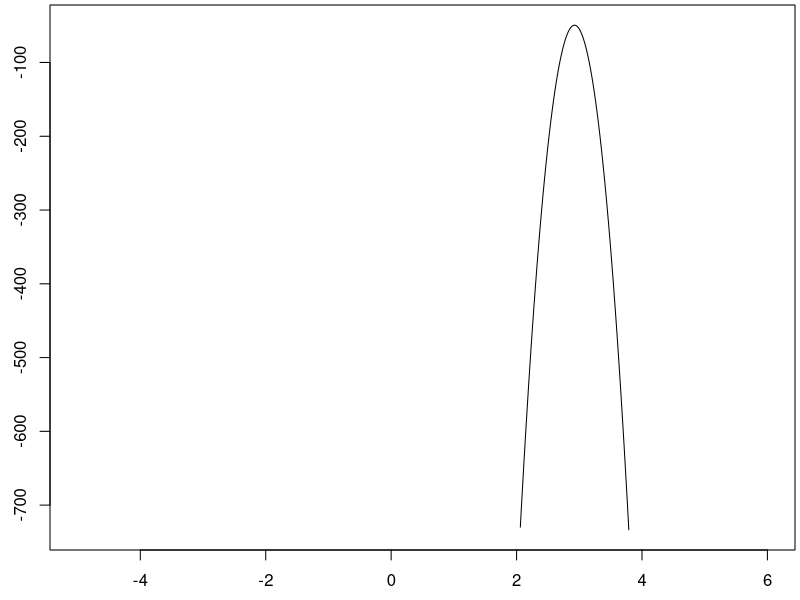
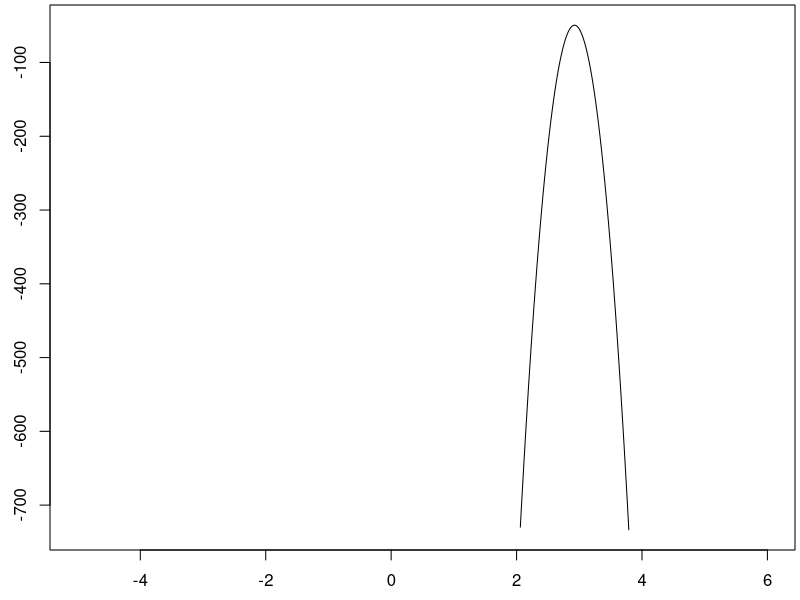
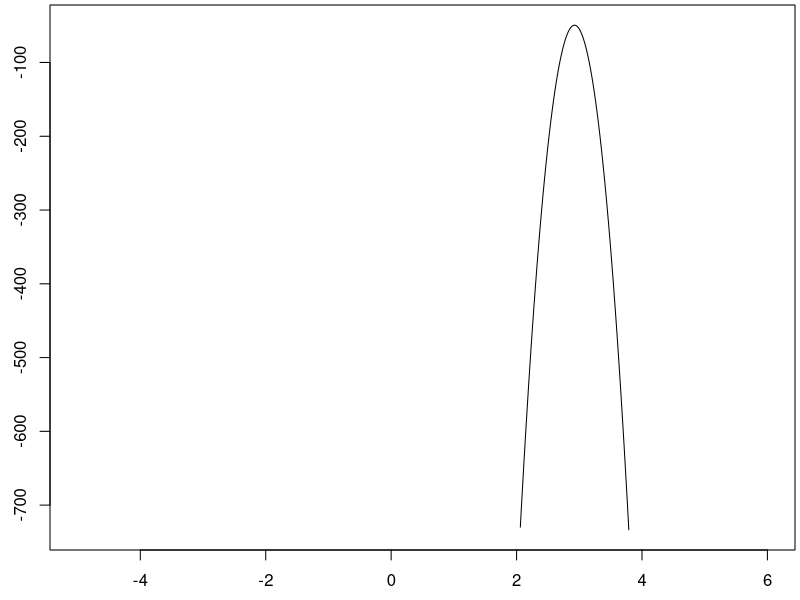
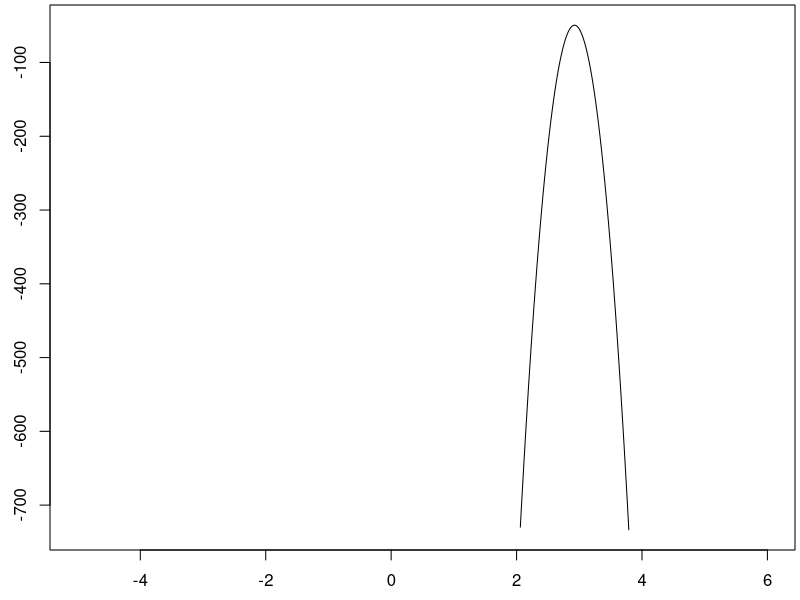

Here is the R script that generated these plots, in order:
## ---- chunk 1
knitr::opts_chunk$set(echo = TRUE, message = FALSE, warning = FALSE)
## ---- chunk 2
# Use this R-Chunk to load all your libraries!

## ---- chunk 3
# Use this R-Chunk to import all your datasets!

## ---- chunk 4
b.2der <- function(x){210*(1-x)^(11)*(105*x^2-28*x+1)}
b.2der(0)
b.2der(2/15)
b.2der(1)
## ---- chunk 5
b.der <- function(x){105*(1-x)^(12)*(2*x-15*x^2)}
b.der(1/15)
b.der(0.9)
## ---- chunk 6
set.seed(0406)
m <- runif(1,-3,3)
x <- runif(50,0,10)
y <- m*x + runif(length(x),0,1)

logL <- function(m,x,y){
  log(prod((1/sqrt(2*pi))*exp(-(y-m*x)^2/2)))
}

x.val <- seq(-5,6,0.01)
y.logL <- as.vector(as.numeric(lapply(x.val,FUN=logL,x=x,y=y)))

par(mar=c(2.5,2.5,0.25,0.25))
plot(x.val,y.logL,type='l')
## ---- chunk 7
set.seed(0406)
m <- runif(1,-3,3)
x <- runif(50,0,10)
y <- m*x + runif(length(x),0,1)

logL <- function(m,x,y){
  log(prod((1/sqrt(2*pi))*exp(-(y-m*x)^2/2)))
}

x.val <- seq(-5,6,0.01)
y.logL <- as.vector(as.numeric(lapply(x.val,FUN=logL,x=x,y=y)))

par(mar=c(2.5,2.5,0.25,0.25))
plot(x.val,y.logL,type='l')
## ---- chunk 8
set.seed(0406)
m <- runif(1,-3,3)
x <- runif(50,0,10)
y <- m*x + runif(length(x),0,1)

logL <- function(m,x,y){
  log(prod((1/sqrt(2*pi))*exp(-(y-m*x)^2/2)))
}

x.val <- seq(-5,6,0.01)
y.logL <- as.vector(as.numeric(lapply(x.val,FUN=logL,x=x,y=y)))

par(mar=c(2.5,2.5,0.25,0.25))
plot(x.val,y.logL,type='l')
## ---- chunk 9
set.seed(0406)
m <- runif(1,-3,3)
x <- runif(50,0,10)
y <- m*x + runif(length(x),0,1)
## ---- chunk 10
logL <- function(m,x,y){
  log(prod((1/sqrt(2*pi))*exp(-(y-m*x)^2/2)))
}

x.val <- seq(-5,6,0.01)
y.logL <- as.vector(as.numeric(lapply(x.val,FUN=logL,x=x,y=y)))

par(mar=c(2.5,2.5,0.25,0.25))
plot(x.val,y.logL,type='l')
## ---- chunk 11
set.seed(0406)
m <- runif(1,-3,3)
x <- runif(50,0,10)
y <- m*x + runif(length(x),0,1)
## ---- chunk 12
sum(x*y)
sum(x)
## ---- chunk 13
set.seed(0406)
m <- runif(1,-3,3)
x <- runif(50,0,10)
y <- m*x + runif(length(x),0,1)
## ---- chunk 14
head(x)
tail(x)
## ---- chunk 15
head(y)
tail(y)
## ---- chunk 16
sum(x*y)
## ---- chunk 17
head(x)
tail(x)
## ---- chunk 18
sum(x)
